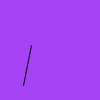
Frame 1 (no input)
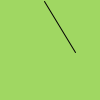
Frame 60 (the mouse pressed at the canvas centre just before this capture)
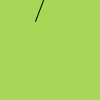
Frame 120 (the mouse held since frame 60 and released just before this capture)

The Processing sketch that drew these frames (run headless with seeded random() and noise(); from frame 60 on, the mouse is pressed at the canvas centre):

// Processing sketch: slowLine
// ── slowLine.pde
// a slower dancing line on a ranomdly generated color background

void setup() { 
  frameRate(4);
}

void draw() {
  background(random(256), random(256), random(256));
  line(random(100),random(100),random(100),random(100));
}
  
